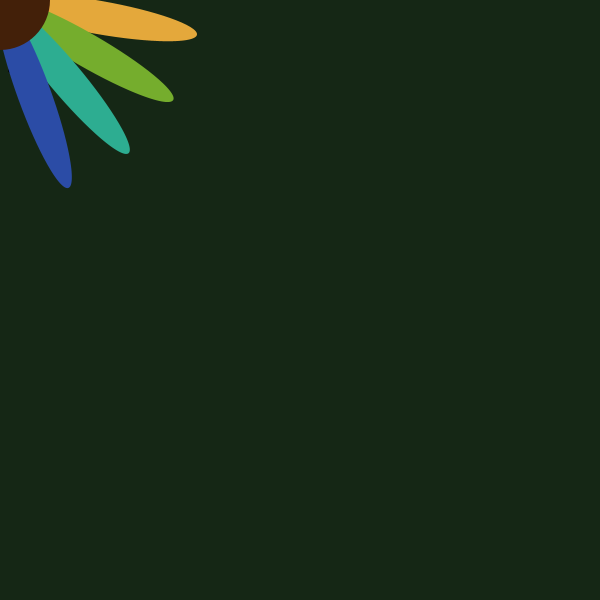
Frame 1 (no input)
Frame 60 (the mouse pressed at the canvas centre just before this capture): identical to frame 1, image omitted
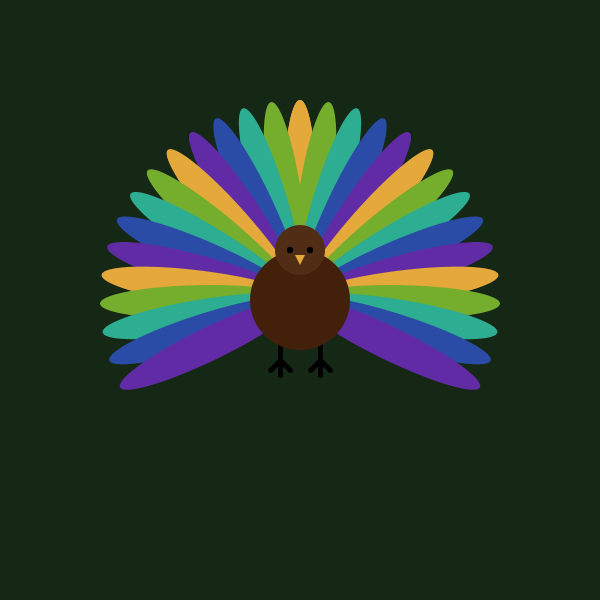
Frame 120 (the mouse held since frame 60 and released just before this capture)

The Processing sketch that drew these frames (run headless with seeded random() and noise(); from frame 60 on, the mouse is pressed at the canvas centre):

// Processing sketch: build
// ── build.pde
color[] palette = {#432009,#512D15,#E4A83B,#75AD2D,#2DAD91,#2B4CA6,#622BA6};
void setup() {
	size(600, 600);
}
void draw() {
	background(#152715);
	// int count = 3;
	// int area = count * count;
	// int cell = width / count;
	// for (int n = 0; n < area; n++) {
	// 	int x = (n % count) * cell;
	// 	int y = (n / count) * cell;
	// 	turkey(x+cell/2, y+cell/2, cell/5);
	// }
	turkey(mouseX,mouseY,100);
}
void turkey(float x, float y, float s) {
	float mY = map(y, 0, height, 9, 20);
	float mX = map(x, 0, width, mY, mY * 2);
	stroke(0);
	strokeWeight(5);
	line(x - s / 5, y, 			x - s / 5, y + s * .75);
	line(x - s / 5, y + s * .6, x - s / 5 + s / 10, y + s * .7);
	line(x - s / 5, y + s * .6, x - s / 5 - s / 10, y + s * .7);
	line(x + s / 5, y, 			x + s / 5, y + s * .75);
	line(x + s / 5, y + s * .6, x + s / 5 + s / 10, y + s * .7);
	line(x + s / 5, y + s * .6, x + s / 5 - s / 10, y + s * .7);
	noStroke();
	ellipseMode(CORNER);
	for (int i = 0; i < mY; i++) {
		fill(palette[2 + i % (palette.length - 2)]);
		pushMatrix();
		translate(x, y);
		rotate(PI + ((PI / mX) * i));
		ellipse(- s / 6, 0, s / 3, s * 2);
		popMatrix();
		pushMatrix();
		translate(x, y);
		rotate(PI + (PI / mX) * -i);
		ellipse(- s / 6, 0, s / 3, s * 2);
		popMatrix();
	}
	ellipseMode(CENTER);
	fill(palette[0]);
	circle(x, y, s);
	fill(palette[1]);
	circle(x, y - s / 2, s / 2);
	fill(0);
	circle(x - s / 10, y - s / 2, s / 15);
	circle(x + s / 10, y - s / 2, s / 15);
	translate(0, s / 20);
	fill(palette[2]);
	triangle(x - s / 20, y - s / 2, x + s / 20, y - s / 2, x, y - s / 2 + s / 10);
}
